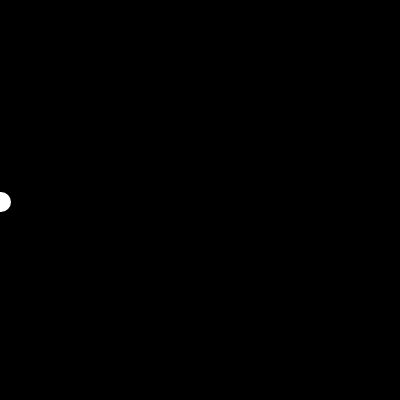
Frame 1 (no input)
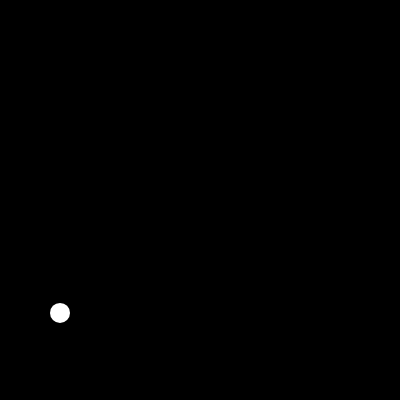
Frame 60 (no input)
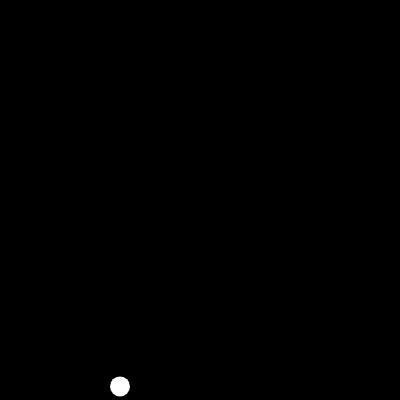
Frame 120 (the mouse pressed at the canvas centre since frame 60)

The p5.js sketch that drew these frames (run headless with seeded random() and noise() and a simulated clock; from frame 60 on, the mouse is pressed at the canvas centre):

// p5.js sketch
// ── sketch.js
let k = 0;

function setup() {
  createCanvas(400, 400);
  noStroke();
}

function draw() {
  background(0);
  let val = sin(frameCount/100); // -1 -> 1
  let norm = (val + 1) / 2; // 0 -> 1
  let col = norm * 255; // 0 -> 255
  ellipse(frameCount%width,map(val, -1,1,0,height), 20);
}
